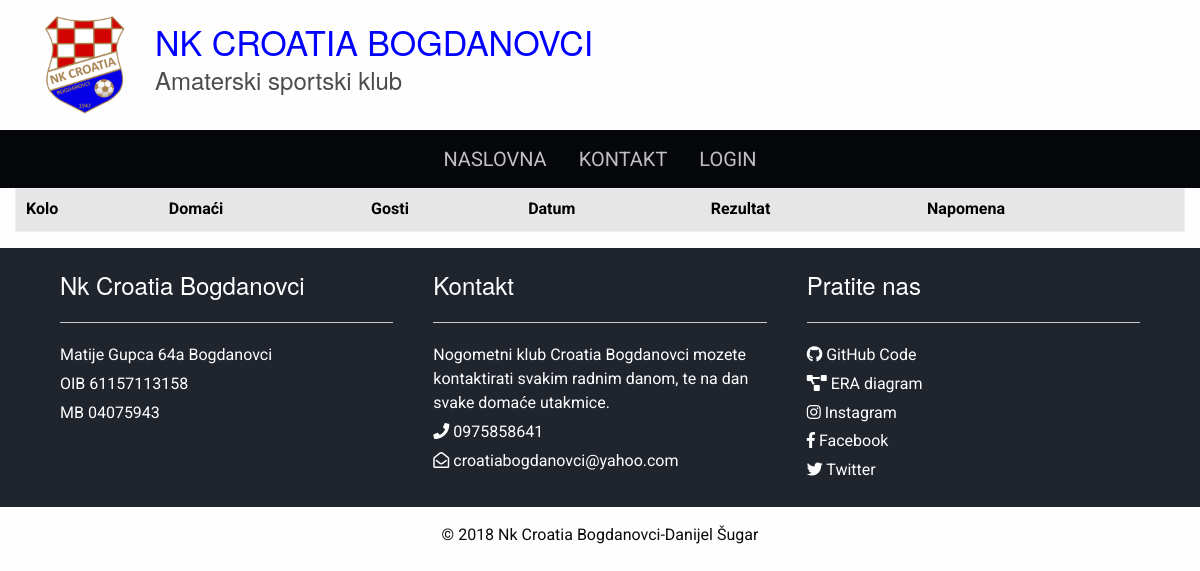
The app's page /schedule.php, older data.
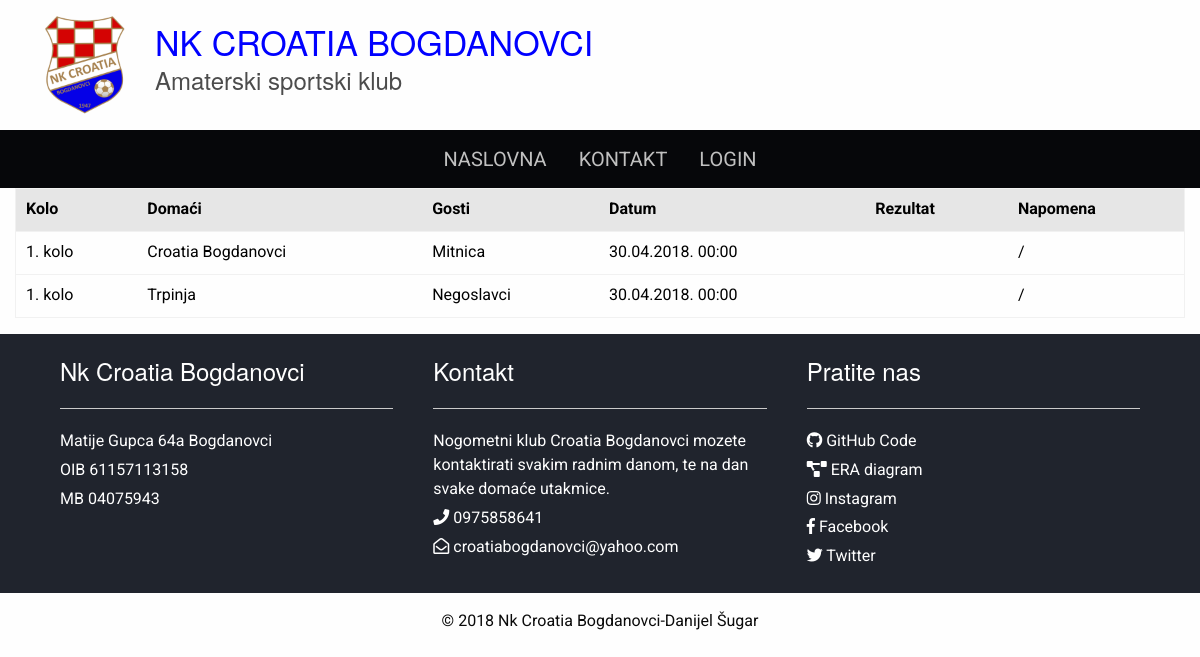
The same page, newer data.
### tables this page shows
create table utakmica(
sifra int not null primary key auto_increment,
naziv varchar(30) not null,
klub1 int not null,
klub2 int not null,
datumodigravanja datetime not null,
napomena varchar(200)
);

create table klub(
sifra int not null primary key auto_increment,
naziv varchar(50) not null,
pozicija int not null,
brojbodova int not null,
zabijenihgolova int not null,
primljenihgolova int not null
);

### configuration.php (called while the page is built, shortened)
<?php
	include_once "functions.php";
	switch($_SERVER["HTTP_HOST"]){
	    case "localhost":
		    $pathAPP="/nk_croatia_bogdanovci_app/Site/";
	    break;
}

### schedule.php (the view, shortened to what this page needs)
<?php include_once "configuration.php";
?>
<!doctype html>
<html class="no-js" lang="en" dir="ltr">
<head>
  <?php include_once "template/head.php"; ?>
</head>
<body>
  <?php
    $query = $connect->prepare("
      select a.sifra, a.naziv, b.naziv as domaci, c.naziv as gost, a.rezultat, a.datumodigravanja, a.napomena
      from utakmica a
      inner join klub b
      on a.klub1=b.sifra
      inner join klub c
      on a.klub2=c.sifra
      order by naziv");
    $query->execute();
    $result = $query->fetchAll(PDO::FETCH_OBJ);
  ?>
  <?php include_once "template/header.php" ?>
  <?php include_once "template/navbar.php"; ?>
  <div class="grid-container">
    <div class="grid-x schedule align-center">
      <table class="responsive-card-table unstriped">
        <thead>
          <th>Kolo</th>
          <th>Domaći</th>
          <th>Gosti</th>
          <th>Datum</th>
          <th>Rezultat</th>
          <th>Napomena</th>
        </thead>
        <tbody>
          <?php foreach($result as $row): ?>
            <tr>
              <td data-label="Kolo"><?php echo $row->naziv ?></td>
              <td data-label="Domaći"><?php echo $row->domaci ?></td>
              <td data-label="Gosti"><?php echo $row->gost ?></td>
              <td data-label="Datum"><?php echo ($row->datumodigravanja!=null) ? date("d.m.Y. H:i",strtotime($row->datumodigravanja)) : "Nije definirano "; ?></td>
              <td data-label="Rezultat"><?php echo $row->rezultat; ?></td>
              <td data-label="Napomena"><?php echo $row->napomena ?></td>
            </tr>
          <?php endforeach; ?>
        </tbody>
      </table>
    </div>
  </div>
  <?php include_once "template/footer.php"; ?>
</body>
</html>

### template/head.php (shortened to what this page needs)
<link rel="stylesheet" href="<?php echo $pathAPP; ?>css/foundation.css">
<link rel="stylesheet" href="https://use.fontawesome.com/releases/v5.1.1/css/all.css">
<link rel="stylesheet" href="<?php echo $pathAPP; ?>css/responsive-tables.css">
<link rel="stylesheet" href="<?php echo $pathAPP; ?>css/jquery.datetimepicker.min.css">
<link rel="stylesheet" href="<?php echo $pathAPP; ?>css/app.css">

### template/header.php
<div class="grid-container">
	<div class="grid-x grid-padding-y hidden-for-small">
		<div class="cell">
			<div class="logo">
				<div class="logo-image">
					<div>
						<img src="<?php echo $pathAPP; ?>/img/cro-grb.png" width="150px;" height="150px;" alt="">
					</div>
				</div>
				<div class="logo-text">
					<h1 class="logo-title">NK CROATIA BOGDANOVCI</h1>
					<h3 class="logo-sub">Amaterski sportski klub</h3>
				</div>
			</div>
		</div>
	</div>
</div>

### template/navbar.php (shortened to what this page needs)
<div class="grid-x">
  <div class="cell">
    <div class="top-bar align-center" id="main-menu">
      <ul class="menu vertical medium-horizontal medium-text-center" data-responsive-menu="drilldown medium-dropdown">
        <?php
        menuItem($pathAPP, "index.php", "Naslovna");
        if(isset($_SESSION["a"])):
          menuItem($pathAPP, "logout.php", "Logout");
        else:
          menuItem($pathAPP, "login.php", "Login");
        endif;
        ?>
      </ul>
    </div>
  </div>
</div>

### functions.php
<?php
function menuItem($pathAPP, $currentPage, $label){
        ?>
        <li class="nav-item">
        	<a class="nav-link <?php
        if ($pathAPP . $currentPage == $_SERVER["PHP_SELF"]){
          echo "active";
        }
        ?> link" href="<?php echo $pathAPP . $currentPage; ?>"><?php echo $label; ?></a>
        </li>
        <?php
}

### template/footer.php
<footer>
	<div class="grid-container full">
		<div class="footer-info">
			<div class="grid-x">
				<div class="cell large-4 module">
					<h2>Nk Croatia Bogdanovci</h2>
					<hr>
					<p>Matije Gupca 64a Bogdanovci</p>
					<p>OIB 61157113158</p>
					<p>MB 04075943</p>
				</div>
				<div class="cell large-4 module">
					<h2>Kontakt</h2>
					<hr>
					<p>Nogometni klub Croatia Bogdanovci mozete kontaktirati svakim radnim danom, te na dan svake domaće utakmice.</p>
					<p><i class="fas fa-phone"></i> 0975858641</p>
					<p><i class="far fa-envelope-open"></i> croatiabogdanovci@yahoo.com</p>
				</div>
				<div class="cell large-4 module">
					<h2>Pratite nas</h2>
					<hr>
					<p>
						<a href="https://github.com/danijelsugar/nk-croatia-bogdanovci-foundation-app" target="_blank">
							<i class="fab fa-github"></i> GitHub Code
						</a>
					</p>
					<p>
						<a href="https://github.com/danijelsugar/nk-croatia-bogdanovci-foundation-app/blob/master/ERA.png" target="_blank">
							<i class="fas fa-project-diagram "></i> ERA diagram
						</a>
					</p>
					<p>
						<a href="" target="_blank">
							<i class="fab fa-instagram"></i> Instagram
						</a>
					</p>
					<p>
						<a href="" target="_blank">
							<i class="fab fa-facebook-f"></i> Facebook
						</a>
					</p>
					<p>
						<a href="" target="_blank">
							<i class="fab fa-twitter"></i> Twitter
						</a>
					</p>
				</div>
			</div>
		</div>
		<div class="grid-x grid-padding-y">
			<div class="cell text-center">
				<div class="copyright">
					<p>&copy; <?php echo date("Y") ?> Nk Croatia Bogdanovci-Danijel Šugar</p>
				</div>
			</div>
		</div>
	</div>
</footer>

### css/responsive-tables.css (style rules this page uses)
.responsive-card-table { border-collapse: collapse; }
.responsive-card-table.unstriped tbody { background-color: transparent; }
.responsive-card-table th { background-color: #e6e6e6; }
.responsive-card-table tr, .responsive-card-table th, .responsive-card-table td { border: 1px solid #0a0a0a; color:black; }

### css/app.css (style rules this page uses)
body { font-family: 'Roboto', sans-serif; position: relative; background-image: url("../img/blue-white.jpg"); background-size: cover; background-repeat: no-repeat; overflow-x: hidden; }
a { color: #0a0a0a; }
footer a { color: #fff; }
.logo { display: flex; align-items: center; }
.logo-image { padding: 0 20px; }
.logo-image div { width: 100px; height: 100px; }
.logo-title { line-height: 0.94; color: #0000ff; font-size: 34px; font-weight: 500; text-align: left; margin: 0; }
.logo-sub { font-size: 24px; font-weight: 500; color: #4c4c4c; margin-top: 5px; }
.top-bar { justify-content: center; }
.top-bar, .top-bar ul { background-color: #06070a; }
.link { display: inline-block; padding: 7px 10px; font-size: 20px; text-transform: uppercase; color: #C0C0C0; position: relative; transition: all 0.3s ease 0s; }
.link:before, .link:after { content: ""; width: 0; height: 2px; background: #2b9eb3; position: absolute; top: 0; left: 50%; transition: all 0.3s ease 0s; }
.link:after { top: auto; bottom: 0; }
.footer-info { padding: 0 40px; background: #20242D; }
.module { padding: 20px; }
.module h2 { font-size: 24px; color: #fff; }
.module p { color: #fff; line-height: 24px; margin-bottom: 0.3rem; }
.responsive-card-table td, .responsive-card-table th, .responsive-card-table tr { border: 0px; }

Row changes from the older to the newer data that the page shows:
added utakmica: naziv "1. kolo", klub1.naziv "Croatia Bogdanovci", klub2.naziv "Mitnica", datumodigravanja "30.04.2018. 00:00", napomena "/"
added utakmica: naziv "1. kolo", klub1.naziv "Trpinja", klub2.naziv "Negoslavci", datumodigravanja "30.04.2018. 00:00", napomena "/"
